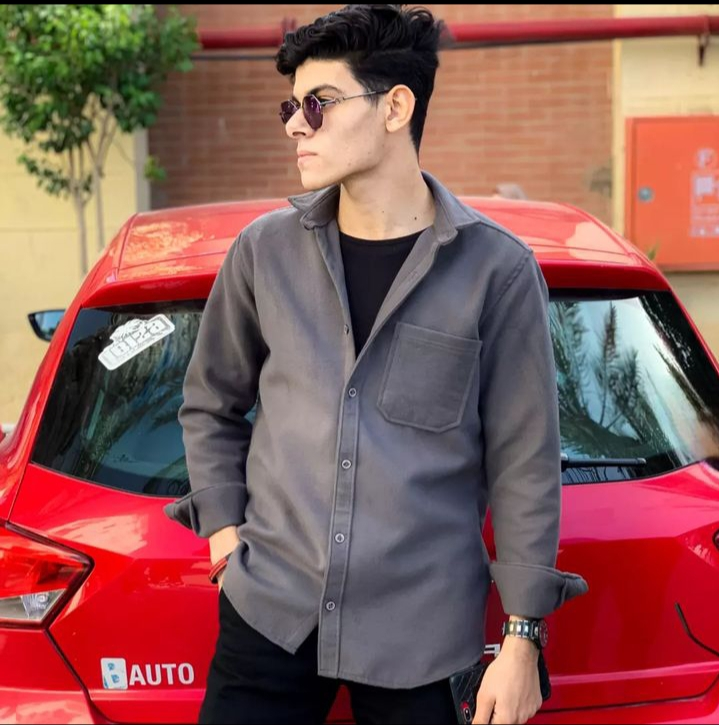
#> input picture Labs/Lab_5/ahmed_akl.jpg, 719 x 725 px
$ python image_processing.py
#> lines starting #> are read from the running program, lines starting #| are printed output that depends on the picture; after the words box and inside, x2 and y2 are one past the last pixel; in counts of white or black regions, pixels touching at a corner belong together
import matplotlib.pyplot as plt
import numpy as np
import cv2

# قراءة الصورة بالدرجات الرمادية
img = cv2.imread('ahmed_akl.jpg', cv2.IMREAD_GRAYSCALE)
#> img: shape (725, 719); min 0, max 254, mean 104

# تصغيرها لـ 256x256
img = cv2.resize(img, (256, 256))
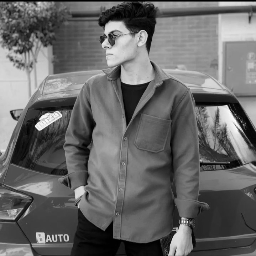
#> img: shape (256, 256); min 0, max 253, mean 104

# دالة لعرض الصور
def show(title, image):
    plt.figure(figsize=(4, 4))
    plt.imshow(image, cmap='gray')
    plt.axis('off')
    plt.title(title)
    plt.show()

# الصورة السالبة (Negative)
negative = 255 - img
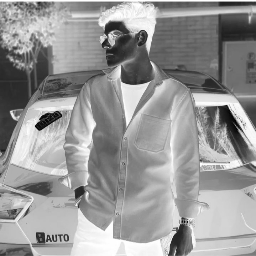
#> negative: shape (256, 256); min 2, max 255, mean 151
show('Negative Image', negative)

# Threshold
thres_val = 120
_, thresv = cv2.threshold(img, thres_val, 255, cv2.THRESH_BINARY)
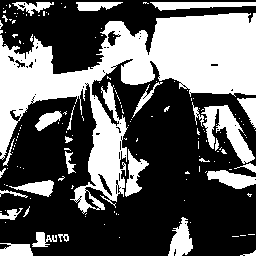
#> thresv: shape (256, 256); 37.7% white; 151 white regions (123 under 20 px), largest, box (x1, y1, x2, y2) and area: (0, 13, 256, 214) 17750, (201, 105, 255, 164) 1226, (150, 2, 256, 11) 607
show('Threshold Image', thresv)

# Logarithmic Transform
c = 255 / np.log(1 + np.max(img))
#> c = 46.05
s = c * (np.log(1 + img))
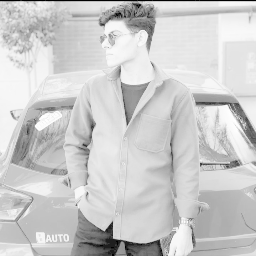
#> s: shape (256, 256) float16; min 0, max 255.1, mean 204.1; drawn with min black and max white
s = np.array(s, dtype=np.uint8)
show('Logarithmic Image', s)

# Gamma Correction
g = 0.5
normalize = img / 255.0
pw = np.power(normalize, g)
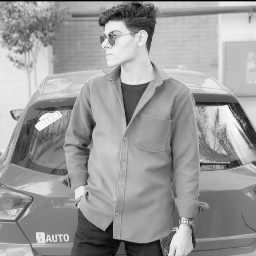
#> pw: shape (256, 256) float64; min 0, max 0.996, mean 0.609
pw = np.uint8(pw * 255)
show('Gamma Image', pw)

# Gray Level Slicing
low, high = 100, 180
sliced = np.where((img > low) & (img < high), 255, 0)
#> sliced: shape (256, 256) int64; 38.7% white; 225 white regions (203 under 20 px), largest, box (x1, y1, x2, y2) and area: (0, 8, 256, 229) 19699, (176, 146, 197, 256) 916, (113, 205, 158, 243) 706
show('Gray Level Slicing (Range 100-180)', sliced)

# Bit Plane Slicing
bit_planes = []
for i in range(8):
    b = np.bitwise_and(img, 1 << i)
    b = np.uint8(b * 255 / (1 << i))
    bit_planes.append(b)
#> this loop made 8 passes
#> pass 2, `b = np.bitwise_and(img, 1 << i)`:
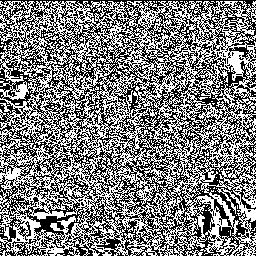
#> b: shape (256, 256); values 0 (black) and 2 (white), 49.9% white in thin lines or dots
#> after the loop, bit_planes = 8 items

plt.figure(figsize=(10, 5))
for i in range(8):
    plt.subplot(2, 4, i + 1)
    plt.imshow(bit_planes[i], cmap='gray')
    plt.title(f'Bit Plane {i}')
    plt.axis('off')

plt.tight_layout()
plt.show()
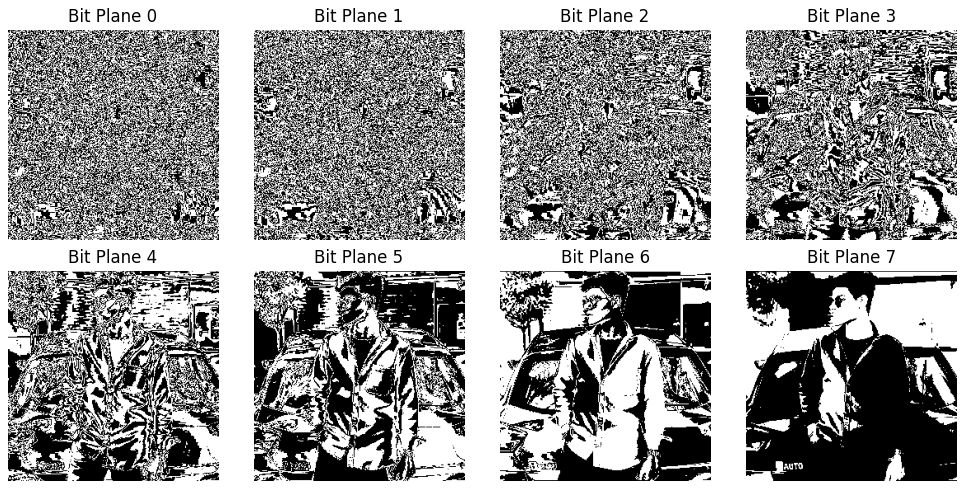
#> figure drawn by matplotlib, 8 panels
